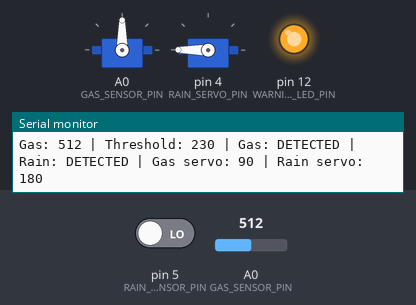
This sketch was run on a simulated Arduino Uno, built with avr-gcc and run on an emulated ATmega328P. Shown: 2 × servo, output pins drawn as LEDs (lit = HIGH), the last lines printed to the serial monitor. The test bench sets the inputs (shaded band); at power-on: A0 (GAS_SENSOR_PIN) = 512, pin 5 (RAIN_SENSOR_PIN) LOW.

Above: at 1.2 s.
1.3 s: A0 (GAS_SENSOR_PIN) set to 247
2.8 s: A0 (GAS_SENSOR_PIN) set to 213
At 4.2 s:
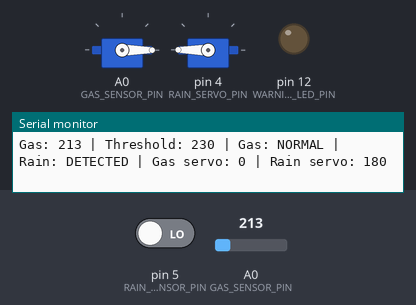
4.5 s: pin 5 (RAIN_SENSOR_PIN) driven HIGH
At 5.0 s:
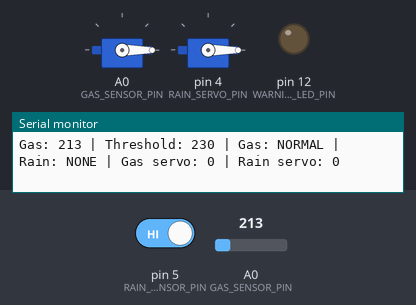
6.0 s: A0 (GAS_SENSOR_PIN) set to 240
At 6.6 s:
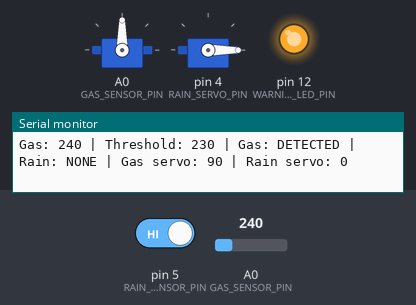
7.5 s: A0 (GAS_SENSOR_PIN) set to 220
At 8.2 s:
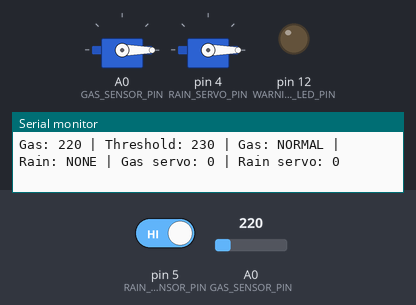
9.0 s: A0 (GAS_SENSOR_PIN) set to 306
At 9.9 s:
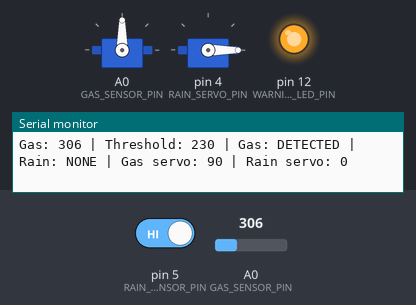
Timing chart, 0 to 11.6 s (numbered marks = the images above; inputs shaded):
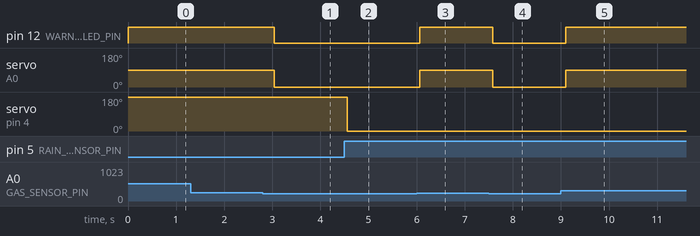

The sketch:

gassenosr.ino
```cpp
#include <Arduino.h>
#include <Servo.h>

// Gas sensor
constexpr uint8_t GAS_SENSOR_PIN = A0;
constexpr int GAS_THRESHOLD = 230;

// Rain sensor
constexpr uint8_t RAIN_SENSOR_PIN = 5;  // D1 / GPIO5

// Separate servo motors
constexpr uint8_t GAS_SERVO_PIN = 14;   // D5 / GPIO14
constexpr uint8_t RAIN_SERVO_PIN = 4;   // D2 / GPIO4

// Gas warning LED
constexpr uint8_t WARNING_LED_PIN = 12; // D6 / GPIO12

// Servo positions
constexpr int WINDOW_CLOSED_ANGLE = 0;
constexpr int GAS_WINDOW_OPEN_ANGLE = 90;
constexpr int RAIN_SERVO_ANGLE = 180;

// Most digital rain sensor modules output LOW when wet.
constexpr uint8_t RAIN_DETECTED_LEVEL = LOW;

Servo gasServo;
Servo rainServo;

bool gasWindowOpen = false;
bool rainServoActivated = false;

void setup() {
  Serial.begin(115200);

  pinMode(RAIN_SENSOR_PIN, INPUT);
  pinMode(WARNING_LED_PIN, OUTPUT);

  digitalWrite(WARNING_LED_PIN, LOW);

  gasServo.attach(GAS_SERVO_PIN);
  rainServo.attach(RAIN_SERVO_PIN);

  gasServo.write(WINDOW_CLOSED_ANGLE);
  rainServo.write(0);

  Serial.println();
  Serial.println(F("ESP8266 Gas and Rain Detection System"));
  Serial.print(F("Gas threshold: "));
  Serial.println(GAS_THRESHOLD);
  Serial.println(F("System ready."));
}

void loop() {
  // Read gas sensor
  int gasValue = analogRead(GAS_SENSOR_PIN);
  bool gasDetected = (gasValue >= GAS_THRESHOLD);

  // Read rain sensor
  bool rainDetected =
      (digitalRead(RAIN_SENSOR_PIN) == RAIN_DETECTED_LEVEL);

  // GAS CONTROL: Servo 1 and warning LED
  digitalWrite(WARNING_LED_PIN, gasDetected ? HIGH : LOW);

  if (gasDetected && !gasWindowOpen) {
    gasServo.write(GAS_WINDOW_OPEN_ANGLE);
    gasWindowOpen = true;
    Serial.println(F("GAS DETECTED: Gas servo opening window."));
  } else if (!gasDetected && gasWindowOpen) {
    gasServo.write(WINDOW_CLOSED_ANGLE);
    gasWindowOpen = false;
    Serial.println(F("Gas normal: Gas servo closing window."));
  }

  // RAIN CONTROL: Servo 2
  if (rainDetected && !rainServoActivated) {
    rainServo.write(RAIN_SERVO_ANGLE);
    rainServoActivated = true;
    Serial.println(F("RAIN DETECTED: Rain servo moving to 180 degrees."));
  } else if (!rainDetected && rainServoActivated) {
    rainServo.write(0);
    rainServoActivated = false;
    Serial.println(F("Rain stopped: Rain servo returning to 0 degrees."));
  }

  // Serial Monitor status
  Serial.print(F("Gas: "));
  Serial.print(gasValue);
  Serial.print(F(" | Threshold: "));
  Serial.print(GAS_THRESHOLD);
  Serial.print(F(" | Gas: "));
  Serial.print(gasDetected ? F("DETECTED") : F("NORMAL"));
  Serial.print(F(" | Rain: "));
  Serial.print(rainDetected ? F("DETECTED") : F("NONE"));
  Serial.print(F(" | Gas servo: "));
  Serial.print(gasWindowOpen ? 90 : 0);
  Serial.print(F(" | Rain servo: "));
  Serial.println(rainServoActivated ? 180 : 0);

  delay(300);
}
```

Measured:
- the behaviour switches between 230 and 229 on A0 (GAS_SENSOR_PIN) (found by bisection; images 0 and 1)
- after the input at 2.8 s, pin 12 (WARNING_LED_PIN): HIGH → LOW after 0.24 s; servo on A0 (GAS_SENSOR_PIN): 90° → 0° after 0.24 s
- after the input at 4.5 s, servo on pin 4 (RAIN_SERVO_PIN): 180° → 0° after 0.06 s
- after the input at 6.0 s, pin 12 (WARNING_LED_PIN): LOW → HIGH after 0.07 s; servo on A0 (GAS_SENSOR_PIN): 0° → 90° after 0.07 s
- after the input at 7.5 s, pin 12 (WARNING_LED_PIN): HIGH → LOW after 0.08 s; servo on A0 (GAS_SENSOR_PIN): 90° → 0° after 0.08 s
- after the input at 9.0 s, pin 12 (WARNING_LED_PIN): LOW → HIGH after 0.10 s; servo on A0 (GAS_SENSOR_PIN): 0° → 90° after 0.10 s
